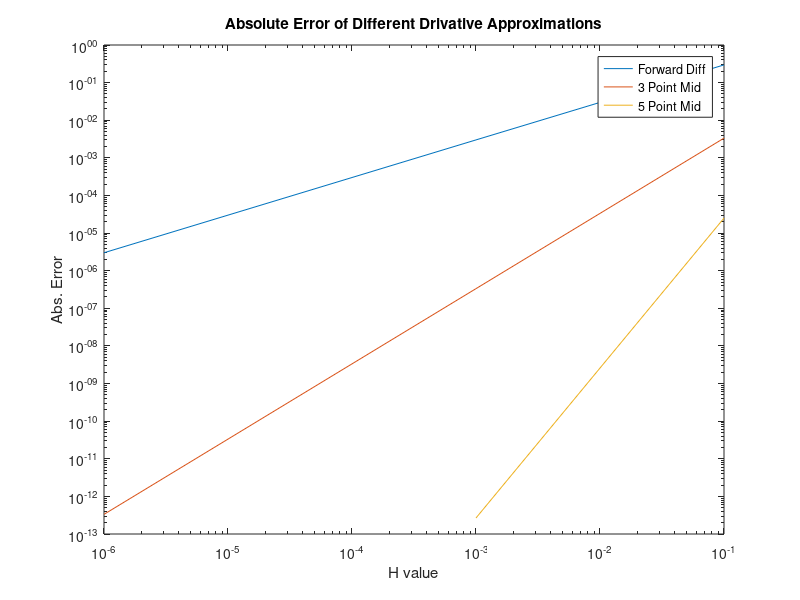

Write the MATLAB code that produced this figure.
%% Question 3

%function to be used in evil math experiments 
f = @(x) ( (x.^2 - 3 * x + 2) * atan(x) );
x = 0;

%vector of n values to be tested
n =  [1, 3, 6];

%vector of h values to be tested
h = 10 .^ (-1 .* n);

%store the approximation for each
FD1 = ( f(x + h(1)) - f(x) ) / h(1);
FD3 = ( f(x + h(2)) - f(x) ) / h(2);
FD6 = ( f(x + h(3)) - f(x) ) / h(3);
CD31 = (1 / (2 * h(1))) * ( f(x + h(1)) - f(x - h(1)) );
CD33 = (1 / (2 * h(2))) * ( f(x + h(2)) - f(x - h(2)) );
CD36 = (1 / (2 * h(3))) * ( f(x + h(3)) - f(x - h(3)) );
CD51 = (1 / (12 * h(1))) * ( f(x - 2* h(1)) - 8 * f(x - h(1)) + 8 *  f(x + h(1)) - f(x + 2* h(1)) );
CD53 = (1 / (12 * h(2))) * ( f(x - 2* h(2)) - 8 * f(x - h(2)) + 8 *  f(x + h(2)) - f(x + 2* h(2)) );
CD56 = (1 / (12 * h(3))) * ( f(x - 2* h(3)) - 8 * f(x - h(3)) + 8 *  f(x + h(3)) - f(x + 2* h(3)) );

%store the absoute error for each as a vector 
FD = zeros(size(h));
CD3 = zeros(size(h));
CD5 = zeros(size(h));

%calculate the absolute errors given the real derivative at x = 0 is 2
FD(1) = abs(FD1 - 2);
FD(2) = abs(FD3 - 2);
FD(3) = abs(FD6 - 2);
CD3(1) = abs(CD31 - 2);
CD3(2) = abs(CD33 - 2);
CD3(3) = abs(CD36 - 2);
CD5(1) = abs(CD51 - 2);
CD5(2) = abs(CD53 - 2);
CD5(3) = abs(CD56 - 2);

%create a plot for the errors vs h value 
loglog(h, FD);
hold on;
loglog(h, CD3);
loglog(h, CD5);
title('Absolute Error of Different Drivative Approximations');
legend('Forward Diff', '3 Point Mid', '5 Point Mid', 'location', 'best');
ylabel('Abs. Error');
xlabel('H value');